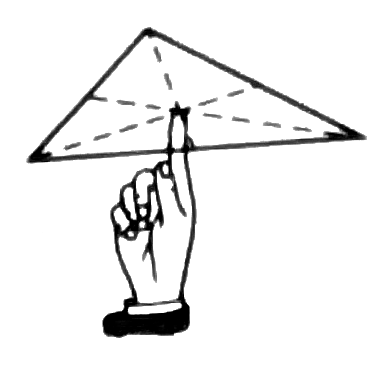
#> input picture plates/fig-1-23.png, 392 x 365 px
$ python -i overlay.py   (imports and definitions only)
#> lines starting #> are read from the running program, lines starting #| are printed output that depends on the picture; after the words box and inside, x2 and y2 are one past the last pixel; in counts of white or black regions, pixels touching at a corner belong together
#> further down, picture is the input picture: PIL image 392x365 L; min 0, max 255, mean 238.8
#!/usr/bin/env python3
"""
overlay.py -- superimpose a redrawn TikZ figure on its source photograph.

This is the QA loop for figure fidelity. It does NOT chase pixel-identity:
the source is a photograph of a bound book, so its "straight" lines are
already bent by page curvature and camera angle. What it checks is whether
the PROPORTIONS agree -- which is the part that can actually be wrong.

Usage:
    python3 overlay.py --src s18.png --srcbox 380 880 1000 1180 \
                       --fig ch09.pdf --figpage 24 --figbox 0.2 0.3 0.8 0.6 \
                       --out cmp-9-40.png
"""
import argparse, subprocess, tempfile, os
from PIL import Image, ImageChops


# [5 lines left out: function load_pdf_page, not called in this run]


def trim(im, thresh=235):
    """Crop to the ink."""
#> called with thresh = 235
    g = im.convert('L').point(lambda v: 0 if v < thresh else 255)
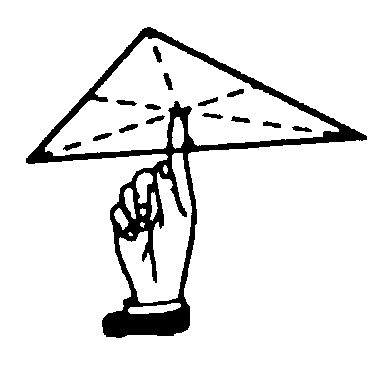
#> g: PIL image 392x365 L; 91% white; 15 black regions, largest, box (x1, y1, x2, y2) and area: (26, 27, 367, 338) 11687, (119, 124, 138, 133) 91, (163, 73, 173, 90) 90
    bbox = ImageChops.invert(g).getbbox()
#> bbox = (26, 27, 367, 338)
    return im.crop(bbox) if bbox else im
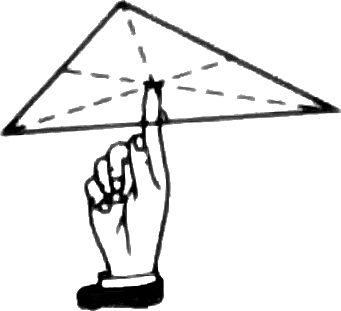
#> returned value: PIL image 341x311 L; min 0, max 255, mean 233.1


# [40 lines left out: functions tint, main, not called in this run]


# [2 lines not run here, left out]

>>> from PIL import Image
>>> picture = Image.open('../plates/fig-1-23.png')
>>> result = trim(picture)

$ run again, on plates/fig-3-15.png
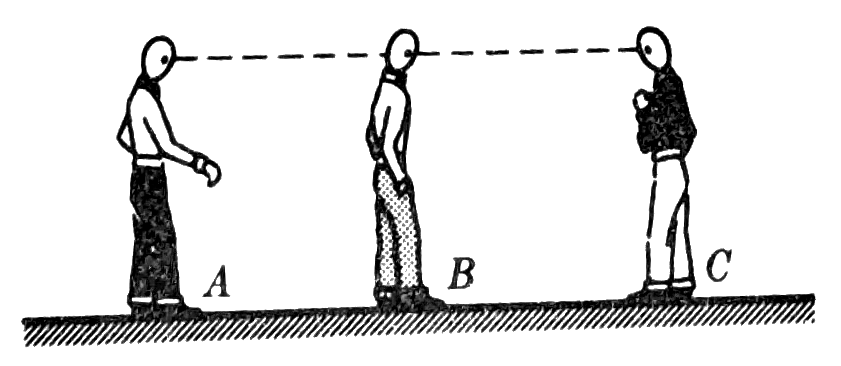
#> input picture plates/fig-3-15.png, 841 x 366 px
#> picture is the input picture: PIL image 841x366 L; min 0, max 255, mean 225
#> in trim, `g = im.convert('L').point(lambda v: 0 if v < thresh else 255)`:
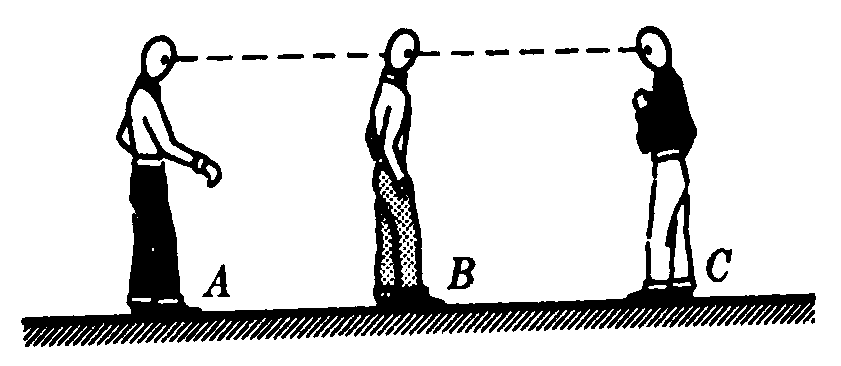
#> g: PIL image 841x366 L; 85.1% white; 49 black regions (33 under 20 px), largest, box (x1, y1, x2, y2) and area: (21, 26, 816, 347) 43128, (447, 257, 476, 290) 488, (706, 248, 732, 282) 349
#> bbox = (21, 26, 816, 347)
#> in trim, `return im.crop(bbox) if bbox else im`:
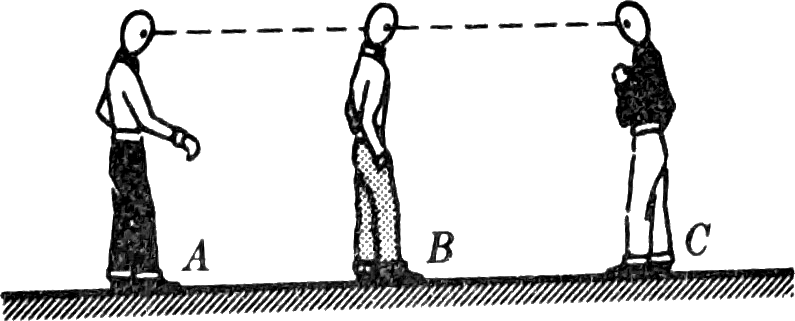
#> returned value: PIL image 795x321 L; min 0, max 255, mean 218.9

$ run again, on plates/fig-4-1.png
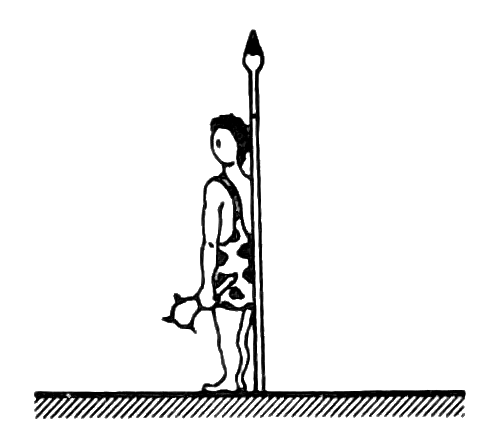
#> input picture plates/fig-4-1.png, 498 x 446 px
#> picture is the input picture: PIL image 498x446 L; min 0, max 255, mean 239.2
#> in trim, `g = im.convert('L').point(lambda v: 0 if v < thresh else 255)`:
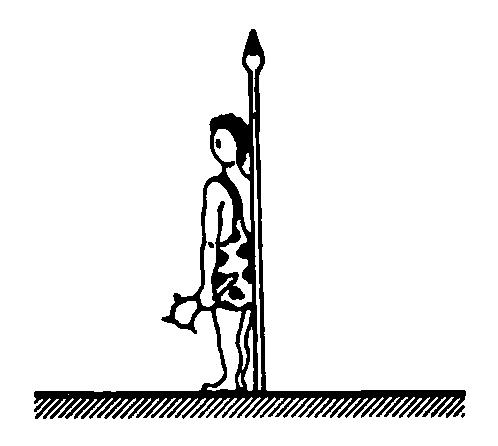
#> g: PIL image 498x446 L; 92.3% white; 5 black regions (1 under 20 px), largest, box (x1, y1, x2, y2) and area: (34, 29, 466, 419) 17063, (453, 405, 465, 417) 55, (215, 139, 221, 149) 44, (208, 242, 214, 248) 29
#> bbox = (34, 29, 466, 419)
#> in trim, `return im.crop(bbox) if bbox else im`:
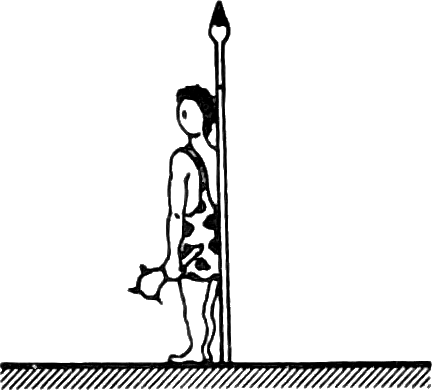
#> returned value: PIL image 432x390 L; min 0, max 255, mean 234.2

$ run again, on plates/fig-5-1.png
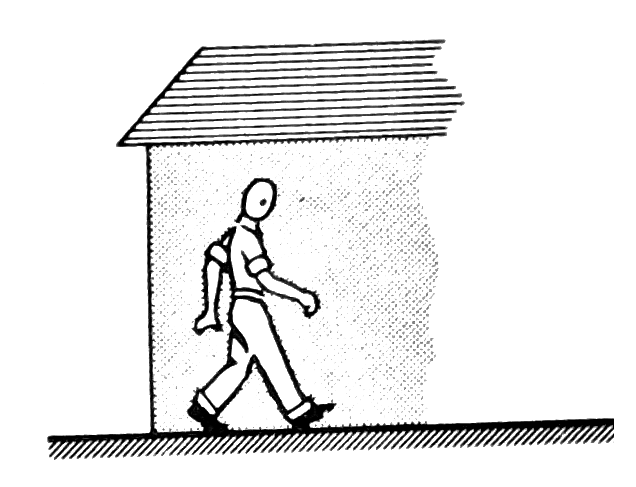
#> input picture plates/fig-5-1.png, 636 x 487 px
#> picture is the input picture: PIL image 636x487 L; min 0, max 255, mean 234
#> in trim, `g = im.convert('L').point(lambda v: 0 if v < thresh else 255)`:
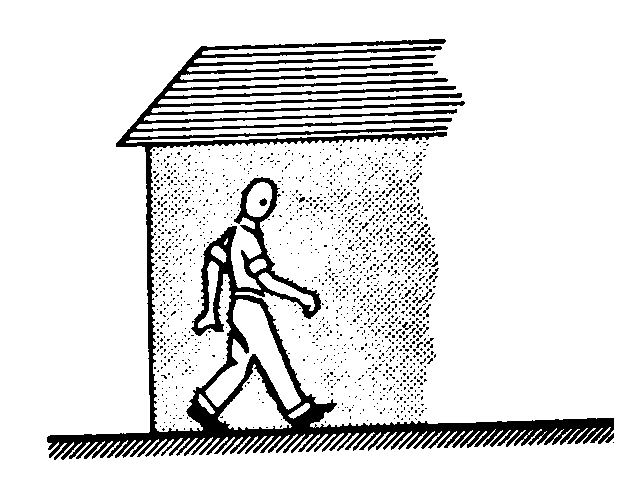
#> g: PIL image 636x487 L; 87.7% white; 1492 black regions (1476 under 20 px), largest, box (x1, y1, x2, y2) and area: (47, 39, 614, 460) 32372, (259, 198, 267, 206) 44, (416, 289, 432, 306) 43
#> bbox = (47, 39, 614, 460)
#> in trim, `return im.crop(bbox) if bbox else im`:
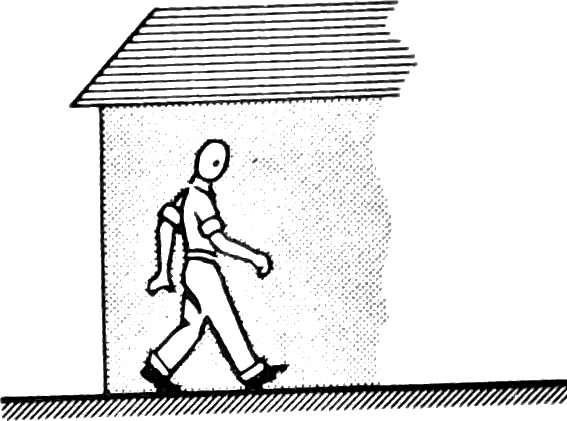
#> returned value: PIL image 567x421 L; min 0, max 255, mean 227.7
